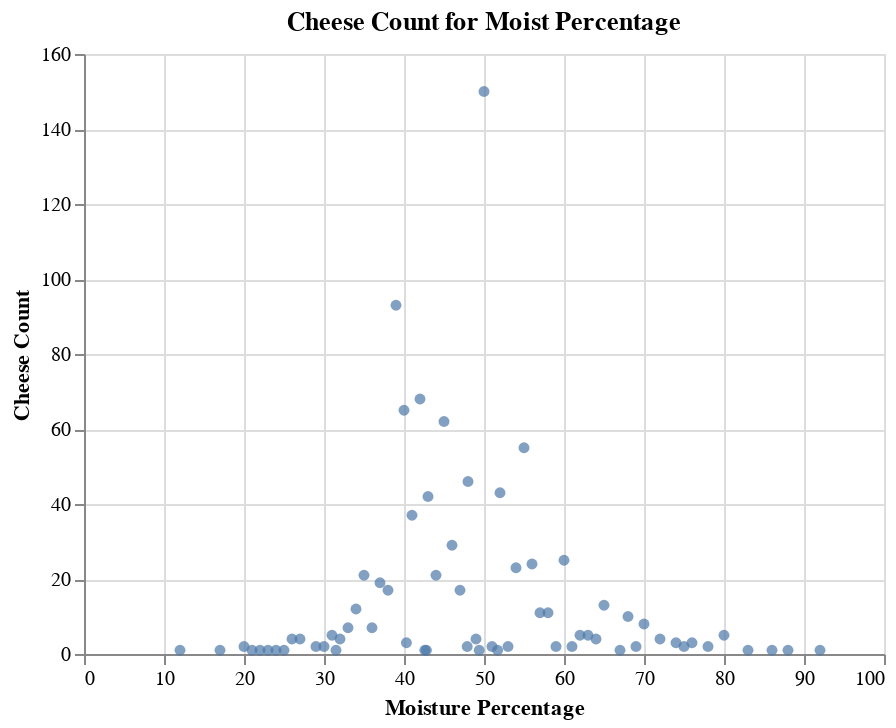

Notebook code cell kept with this figure:
### Markdown cell above
The "Cheese Count for Manufacturing Type" bar chart also shows a slightly skewed distribution, albeit less than the previous two visualizations in comparison. This chart showcases a "M" like distribution, with "Farmstead" category being the lesser of the three categories; this issue, however, may not be indicative to class imbalance, as the cheese manufacturing process may just realistically include less of the "Farmstead" manufacturing type. Unlike the previous two comparisons, this one warrants less caution as the difference between the three categories are less extreme.

### Code cell
# use groupby and count function to tally up how many cheese are categorized in each distinct value
cheese_groupby_moist = cheese.groupby(by='MoisturePercent').count().reset_index()
cheese_groupby_moist

# the plot function itself with "Fat Level" as X, and "CheeseName" as Y
cheese_moist_barchart = alt.Chart(cheese_groupby_moist).mark_circle().encode(alt.X('MoisturePercent:Q', title='Moisture Percentage'),
                                                                                alt.Y('ManufacturingTypeEn:Q', title='Cheese Count')
                                                                                ).properties(title='Cheese Count for Moist Percentage')
cheese_moist_barchart

### Figure 1 — Vega-Lite specification as saved in the notebook (floating-point values rounded to 4 significant figures)
{"config": {"view": {"continuousWidth": 400, "continuousHeight": 300}}, "data": {"name": "data-6c48409379708a28b6ee6896a6df9255"}, "mark": "circle", "encoding": {"x": {"type": "quantitative", "field": "MoisturePercent", "title": "Moisture Percentage"}, "y": {"type": "quantitative", "field": "ManufacturingTypeEn", "title": "Cheese Count"}}, "title": "Cheese Count for Moist Percentage", "$schema": "https://vega.github.io/schema/vega-lite/v4.8.1.json", "datasets": {"data-6c48409379708a28b6ee6896a6df9255": [{"MoisturePercent": 12.0, "ManufacturerProvCode": 1, "ManufacturingTypeEn": 1, "Organic": 1, "CategoryTypeEn": 1, "MilkTypeEn": 1, "MilkTreatmentTypeEn": 1, "FatLevel": 1}, {"MoisturePercent": 17.0, "ManufacturerProvCode": 1, "ManufacturingTypeEn": 1, "Organic": 1, "CategoryTypeEn": 1, "MilkTypeEn": 1, "MilkTreatmentTypeEn": 1, "FatLevel": 1}, {"MoisturePercent": 20.0, "ManufacturerProvCode": 2, "ManufacturingTypeEn": 2, "Organic": 2, "CategoryTypeEn": 2, "MilkTypeEn": 2, "MilkTreatmentTypeEn": 2, "FatLevel": 2}, {"MoisturePercent": 21.0, "ManufacturerProvCode": 1, "ManufacturingTypeEn": 1, "Organic": 1, "CategoryTypeEn": 1, "MilkTypeEn": 1, "MilkTreatmentTypeEn": 0, "FatLevel": 1}, {"MoisturePercent": 22.0, "ManufacturerProvCode": 1, "ManufacturingTypeEn": 1, "Organic": 1, "CategoryTypeEn": 1, "MilkTypeEn": 1, "MilkTreatmentTypeEn": 1, "FatLevel": 1}, {"MoisturePercent": 23.0, "ManufacturerProvCode": 1, "ManufacturingTypeEn": 1, "Organic": 1, "CategoryTypeEn": 1, "MilkTypeEn": 1, "MilkTreatmentTypeEn": 1, "FatLevel": 1}, {"MoisturePercent": 24.0, "ManufacturerProvCode": 1, "ManufacturingTypeEn": 1, "Organic": 1, "CategoryTypeEn": 1, "MilkTypeEn": 1, "MilkTreatmentTypeEn": 1, "FatLevel": 1}, {"MoisturePercent": 25.0, "ManufacturerProvCode": 1, "ManufacturingTypeEn": 1, "Organic": 1, "CategoryTypeEn": 1, "MilkTypeEn": 1, "MilkTreatmentTypeEn": 0, "FatLevel": 1}, {"MoisturePercent": 26.0, "ManufacturerProvCode": 4, "ManufacturingTypeEn": 4, "Organic": 4, "CategoryTypeEn": 3, "MilkTypeEn": 4, "MilkTreatmentTypeEn": 3, "FatLevel": 4}, {"MoisturePercent": 27.0, "ManufacturerProvCode": 4, "ManufacturingTypeEn": 4, "Organic": 4, "CategoryTypeEn": 4, "MilkTypeEn": 4, "MilkTreatmentTypeEn": 4, "FatLevel": 4}, {"MoisturePercent": 29.0, "ManufacturerProvCode": 2, "ManufacturingTypeEn": 2, "Organic": 2, "CategoryTypeEn": 2, "MilkTypeEn": 2, "MilkTreatmentTypeEn": 2, "FatLevel": 2}, {"MoisturePercent": 30.0, "ManufacturerProvCode": 2, "ManufacturingTypeEn": 2, "Organic": 2, "CategoryTypeEn": 2, "MilkTypeEn": 2, "MilkTreatmentTypeEn": 2, "FatLevel": 2}, {"MoisturePercent": 31.0, "ManufacturerProvCode": 5, "ManufacturingTypeEn": 5, "Organic": 5, "CategoryTypeEn": 5, "MilkTypeEn": 5, "MilkTreatmentTypeEn": 5, "FatLevel": 5}, {"MoisturePercent": 31.5, "ManufacturerProvCode": 1, "ManufacturingTypeEn": 1, "Organic": 1, "CategoryTypeEn": 1, "MilkTypeEn": 1, "MilkTreatmentTypeEn": 1, "FatLevel": 1}, {"MoisturePercent": 32.0, "ManufacturerProvCode": 4, "ManufacturingTypeEn": 4, "Organic": 4, "CategoryTypeEn": 4, "MilkTypeEn": 4, "MilkTreatmentTypeEn": 3, "FatLevel": 4}, {"MoisturePercent": 33.0, "ManufacturerProvCode": 7, "ManufacturingTypeEn": 7, "Organic": 7, "CategoryTypeEn": 7, "MilkTypeEn": 7, "MilkTreatmentTypeEn": 6, "FatLevel": 7}, {"MoisturePercent": 34.0, "ManufacturerProvCode": 12, "ManufacturingTypeEn": 12, "Organic": 12, "CategoryTypeEn": 12, "MilkTypeEn": 12, "MilkTreatmentTypeEn": 12, "FatLevel": 12}, {"MoisturePercent": 35.0, "ManufacturerProvCode": 21, "ManufacturingTypeEn": 21, "Organic": 21, "CategoryTypeEn": 21, "MilkTypeEn": 21, "MilkTreatmentTypeEn": 21, "FatLevel": 21}, {"MoisturePercent": 36.0, "ManufacturerProvCode": 7, "ManufacturingTypeEn": 7, "Organic": 7, "CategoryTypeEn": 7, "MilkTypeEn": 7, "MilkTreatmentTypeEn": 7, "FatLevel": 7}, {"MoisturePercent": 37.0, "ManufacturerProvCode": 19, "ManufacturingTypeEn": 19, "Organic": 19, "CategoryTypeEn": 17, "MilkTypeEn": 19, "MilkTreatmentTypeEn": 14, "FatLevel": 19}, {"MoisturePercent": 38.0, "ManufacturerProvCode": 17, "ManufacturingTypeEn": 17, "Organic": 17, "CategoryTypeEn": 16, "MilkTypeEn": 17, "MilkTreatmentTypeEn": 15, "FatLevel": 17}, {"MoisturePercent": 39.0, "ManufacturerProvCode": 93, "ManufacturingTypeEn": 93, "Organic": 93, "CategoryTypeEn": 93, "MilkTypeEn": 93, "MilkTreatmentTypeEn": 89, "FatLevel": 93}, {"MoisturePercent": 40.0, "ManufacturerProvCode": 65, "ManufacturingTypeEn": 65, "Organic": 65, "CategoryTypeEn": 61, "MilkTypeEn": 65, "MilkTreatmentTypeEn": 59, "FatLevel": 65}, {"MoisturePercent": 40.3, "ManufacturerProvCode": 3, "ManufacturingTypeEn": 3, "Organic": 3, "CategoryTypeEn": 3, "MilkTypeEn": 3, "MilkTreatmentTypeEn": 3, "FatLevel": 3}, {"MoisturePercent": 41.0, "ManufacturerProvCode": 37, "ManufacturingTypeEn": 37, "Organic": 37, "CategoryTypeEn": 36, "MilkTypeEn": 37, "MilkTreatmentTypeEn": 35, "FatLevel": 37}, {"MoisturePercent": 42.0, "ManufacturerProvCode": 68, "ManufacturingTypeEn": 68, "Organic": 68, "CategoryTypeEn": 63, "MilkTypeEn": 67, "MilkTreatmentTypeEn": 64, "FatLevel": 68}, {"MoisturePercent": 42.6, "ManufacturerProvCode": 1, "ManufacturingTypeEn": 1, "Organic": 1, "CategoryTypeEn": 1, "MilkTypeEn": 1, "MilkTreatmentTypeEn": 0, "FatLevel": 1}, {"MoisturePercent": 42.8, "ManufacturerProvCode": 1, "ManufacturingTypeEn": 1, "Organic": 1, "CategoryTypeEn": 0, "MilkTypeEn": 1, "MilkTreatmentTypeEn": 1, "FatLevel": 1}, {"MoisturePercent": 43.0, "ManufacturerProvCode": 42, "ManufacturingTypeEn": 42, "Organic": 42, "CategoryTypeEn": 41, "MilkTypeEn": 42, "MilkTreatmentTypeEn": 39, "FatLevel": 42}, {"MoisturePercent": 44.0, "ManufacturerProvCode": 21, "ManufacturingTypeEn": 21, "Organic": 21, "CategoryTypeEn": 21, "MilkTypeEn": 21, "MilkTreatmentTypeEn": 18, "FatLevel": 21}, {"MoisturePercent": 45.0, "ManufacturerProvCode": 62, "ManufacturingTypeEn": 62, "Organic": 62, "CategoryTypeEn": 61, "MilkTypeEn": 62, "MilkTreatmentTypeEn": 61, "FatLevel": 62}, {"MoisturePercent": 46.0, "ManufacturerProvCode": 29, "ManufacturingTypeEn": 29, "Organic": 29, "CategoryTypeEn": 28, "MilkTypeEn": 29, "MilkTreatmentTypeEn": 26, "FatLevel": 29}, {"MoisturePercent": 47.0, "ManufacturerProvCode": 17, "ManufacturingTypeEn": 17, "Organic": 17, "CategoryTypeEn": 17, "MilkTypeEn": 17, "MilkTreatmentTypeEn": 17, "FatLevel": 17}, {"MoisturePercent": 47.9, "ManufacturerProvCode": 2, "ManufacturingTypeEn": 2, "Organic": 2, "CategoryTypeEn": 2, "MilkTypeEn": 2, "MilkTreatmentTypeEn": 2, "FatLevel": 2}, {"MoisturePercent": 48.0, "ManufacturerProvCode": 46, "ManufacturingTypeEn": 46, "Organic": 46, "CategoryTypeEn": 46, "MilkTypeEn": 46, "MilkTreatmentTypeEn": 45, "FatLevel": 46}, {"MoisturePercent": 49.0, "ManufacturerProvCode": 4, "ManufacturingTypeEn": 4, "Organic": 4, "CategoryTypeEn": 4, "MilkTypeEn": 4, "MilkTreatmentTypeEn": 4, "FatLevel": 4}, {"MoisturePercent": 49.4, "ManufacturerProvCode": 1, "ManufacturingTypeEn": 1, "Organic": 1, "CategoryTypeEn": 1, "MilkTypeEn": 1, "MilkTreatmentTypeEn": 1, "FatLevel": 1}, {"MoisturePercent": 50.0, "ManufacturerProvCode": 150, "ManufacturingTypeEn": 150, "Organic": 150, "CategoryTypeEn": 147, "MilkTypeEn": 150, "MilkTreatmentTypeEn": 140, "FatLevel": 150}, {"MoisturePercent": 51.0, "ManufacturerProvCode": 2, "ManufacturingTypeEn": 2, "Organic": 2, "CategoryTypeEn": 2, "MilkTypeEn": 2, "MilkTreatmentTypeEn": 2, "FatLevel": 2}, {"MoisturePercent": 51.7, "ManufacturerProvCode": 1, "ManufacturingTypeEn": 1, "Organic": 1, "CategoryTypeEn": 1, "MilkTypeEn": 1, "MilkTreatmentTypeEn": 1, "FatLevel": 1}, {"MoisturePercent": 52.0, "ManufacturerProvCode": 43, "ManufacturingTypeEn": 43, "Organic": 43, "CategoryTypeEn": 42, "MilkTypeEn": 43, "MilkTreatmentTypeEn": 40, "FatLevel": 43}, {"MoisturePercent": 53.0, "ManufacturerProvCode": 2, "ManufacturingTypeEn": 2, "Organic": 2, "CategoryTypeEn": 2, "MilkTypeEn": 2, "MilkTreatmentTypeEn": 2, "FatLevel": 2}, {"MoisturePercent": 54.0, "ManufacturerProvCode": 23, "ManufacturingTypeEn": 23, "Organic": 23, "CategoryTypeEn": 22, "MilkTypeEn": 23, "MilkTreatmentTypeEn": 22, "FatLevel": 23}, {"MoisturePercent": 55.0, "ManufacturerProvCode": 55, "ManufacturingTypeEn": 55, "Organic": 55, "CategoryTypeEn": 55, "MilkTypeEn": 55, "MilkTreatmentTypeEn": 53, "FatLevel": 55}, {"MoisturePercent": 56.0, "ManufacturerProvCode": 24, "ManufacturingTypeEn": 24, "Organic": 24, "CategoryTypeEn": 24, "MilkTypeEn": 24, "MilkTreatmentTypeEn": 24, "FatLevel": 24}, {"MoisturePercent": 57.0, "ManufacturerProvCode": 11, "ManufacturingTypeEn": 11, "Organic": 11, "CategoryTypeEn": 11, "MilkTypeEn": 11, "MilkTreatmentTypeEn": 11, "FatLevel": 11}, {"MoisturePercent": 58.0, "ManufacturerProvCode": 11, "ManufacturingTypeEn": 11, "Organic": 11, "CategoryTypeEn": 11, "MilkTypeEn": 11, "MilkTreatmentTypeEn": 11, "FatLevel": 11}, {"MoisturePercent": 59.0, "ManufacturerProvCode": 2, "ManufacturingTypeEn": 2, "Organic": 2, "CategoryTypeEn": 2, "MilkTypeEn": 2, "MilkTreatmentTypeEn": 2, "FatLevel": 2}, {"MoisturePercent": 60.0, "ManufacturerProvCode": 25, "ManufacturingTypeEn": 25, "Organic": 25, "CategoryTypeEn": 25, "MilkTypeEn": 25, "MilkTreatmentTypeEn": 22, "FatLevel": 25}, {"MoisturePercent": 61.0, "ManufacturerProvCode": 2, "ManufacturingTypeEn": 2, "Organic": 2, "CategoryTypeEn": 2, "MilkTypeEn": 2, "MilkTreatmentTypeEn": 1, "FatLevel": 2}, {"MoisturePercent": 62.0, "ManufacturerProvCode": 5, "ManufacturingTypeEn": 5, "Organic": 5, "CategoryTypeEn": 5, "MilkTypeEn": 5, "MilkTreatmentTypeEn": 5, "FatLevel": 5}, {"MoisturePercent": 63.0, "ManufacturerProvCode": 5, "ManufacturingTypeEn": 5, "Organic": 5, "CategoryTypeEn": 5, "MilkTypeEn": 5, "MilkTreatmentTypeEn": 5, "FatLevel": 5}, {"MoisturePercent": 64.0, "ManufacturerProvCode": 4, "ManufacturingTypeEn": 4, "Organic": 4, "CategoryTypeEn": 4, "MilkTypeEn": 4, "MilkTreatmentTypeEn": 4, "FatLevel": 4}, {"MoisturePercent": 65.0, "ManufacturerProvCode": 13, "ManufacturingTypeEn": 13, "Organic": 13, "CategoryTypeEn": 13, "MilkTypeEn": 13, "MilkTreatmentTypeEn": 13, "FatLevel": 13}, {"MoisturePercent": 67.0, "ManufacturerProvCode": 1, "ManufacturingTypeEn": 1, "Organic": 1, "CategoryTypeEn": 1, "MilkTypeEn": 1, "MilkTreatmentTypeEn": 1, "FatLevel": 1}, {"MoisturePercent": 68.0, "ManufacturerProvCode": 10, "ManufacturingTypeEn": 10, "Organic": 10, "CategoryTypeEn": 10, "MilkTypeEn": 10, "MilkTreatmentTypeEn": 7, "FatLevel": 10}, {"MoisturePercent": 69.0, "ManufacturerProvCode": 2, "ManufacturingTypeEn": 2, "Organic": 2, "CategoryTypeEn": 2, "MilkTypeEn": 2, "MilkTreatmentTypeEn": 2, "FatLevel": 2}, {"MoisturePercent": 70.0, "ManufacturerProvCode": 8, "ManufacturingTypeEn": 8, "Organic": 8, "CategoryTypeEn": 8, "MilkTypeEn": 8, "MilkTreatmentTypeEn": 8, "FatLevel": 8}, {"MoisturePercent": 72.0, "ManufacturerProvCode": 4, "ManufacturingTypeEn": 4, "Organic": 4, "CategoryTypeEn": 4, "MilkTypeEn": 4, "MilkTreatmentTypeEn": 3, "FatLevel": 4}, {"MoisturePercent": 74.0, "ManufacturerProvCode": 3, "ManufacturingTypeEn": 3, "Organic": 3, "CategoryTypeEn": 3, "MilkTypeEn": 3, "MilkTreatmentTypeEn": 3, "FatLevel": 3}, {"MoisturePercent": 75.0, "ManufacturerProvCode": 2, "ManufacturingTypeEn": 2, "Organic": 2, "CategoryTypeEn": 2, "MilkTypeEn": 2, "MilkTreatmentTypeEn": 2, "FatLevel": 2}, {"MoisturePercent": 76.0, "ManufacturerProvCode": 3, "ManufacturingTypeEn": 3, "Organic": 3, "CategoryTypeEn": 3, "MilkTypeEn": 3, "MilkTreatmentTypeEn": 3, "FatLevel": 3}, {"MoisturePercent": 78.0, "ManufacturerProvCode": 2, "ManufacturingTypeEn": 2, "Organic": 2, "CategoryTypeEn": 2, "MilkTypeEn": 2, "MilkTreatmentTypeEn": 2, "FatLevel": 2}, {"MoisturePercent": 80.0, "ManufacturerProvCode": 5, "ManufacturingTypeEn": 5, "Organic": 5, "CategoryTypeEn": 5, "MilkTypeEn": 5, "MilkTreatmentTypeEn": 5, "FatLevel": 5}, {"MoisturePercent": 83.0, "ManufacturerProvCode": 1, "ManufacturingTypeEn": 1, "Organic": 1, "CategoryTypeEn": 1, "MilkTypeEn": 1, "MilkTreatmentTypeEn": 1, "FatLevel": 1}, {"MoisturePercent": 86.0, "ManufacturerProvCode": 1, "ManufacturingTypeEn": 1, "Organic": 1, "CategoryTypeEn": 1, "MilkTypeEn": 1, "MilkTreatmentTypeEn": 0, "FatLevel": 1}, {"MoisturePercent": 88.0, "ManufacturerProvCode": 1, "ManufacturingTypeEn": 1, "Organic": 1, "CategoryTypeEn": 1, "MilkTypeEn": 1, "MilkTreatmentTypeEn": 1, "FatLevel": 1}, {"MoisturePercent": 92.0, "ManufacturerProvCode": 1, "ManufacturingTypeEn": 1, "Organic": 1, "CategoryTypeEn": 1, "MilkTypeEn": 1, "MilkTreatmentTypeEn": 1, "FatLevel": 1}]}}
